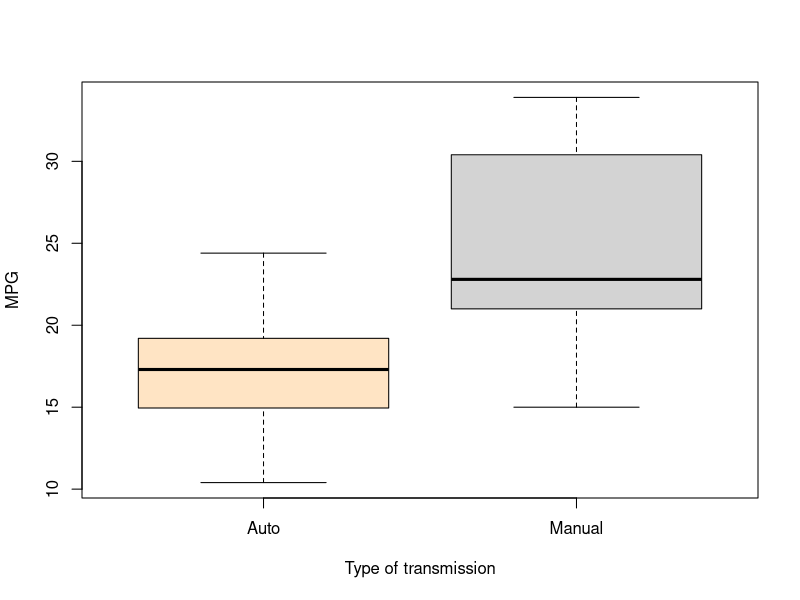
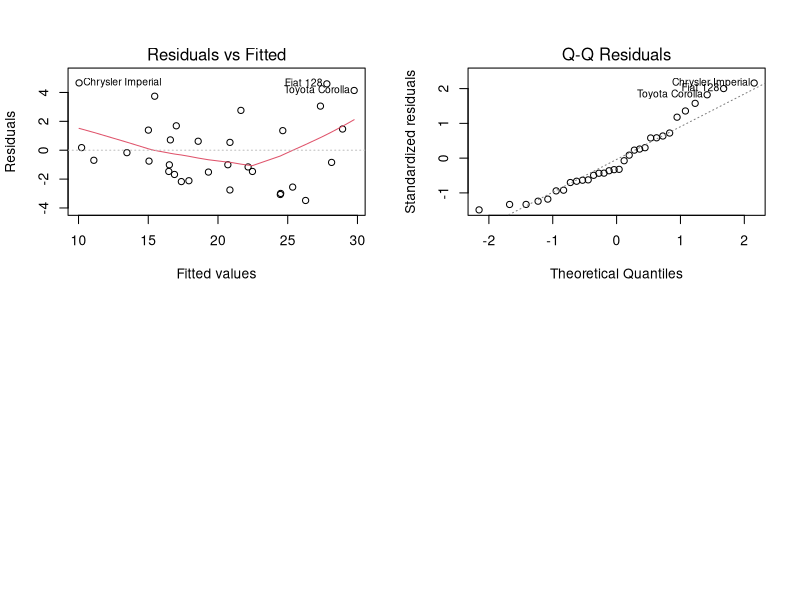

These figures' R source, in order:
data("mtcars")
head(mtcars)
?mtcars
str(mtcars)
# Transform 'am' variable
mtcars$am   <- factor(mtcars$am,labels=c("Auto","Manual"))




#exploratory analysis 
#inference
t.test(mpg ~ am, data = mtcars)
#boxplot 
boxplot(mpg ~ am, data = mtcars, col = (c("bisque","lightgrey")), ylab = "MPG", xlab = "Type of transmission" )


#regression

fit0 <- lm(mpg ~ ., data = mtcars)
summary(fit0)

fitBest <- step(fit0, direction = "both")
summary(fitBest)
confint(fitBest)

##nested model test
fit1 <- lm(mpg ~ wt, data = mtcars)
fit2 <- update(fit1, mpg ~ wt + qsec)
fit3 <- update(fit2, mpg ~ wt + qsec + am)
anova(fit1, fit2, fit3)


#diagnostics
mar.orig <- par()$mar
par(mfrow=c(2, 2))
plot(fitBest, which = c(1:2))
par(mar = mar.orig)

ht <- hatvalues(fitBest)
summary(ht)


